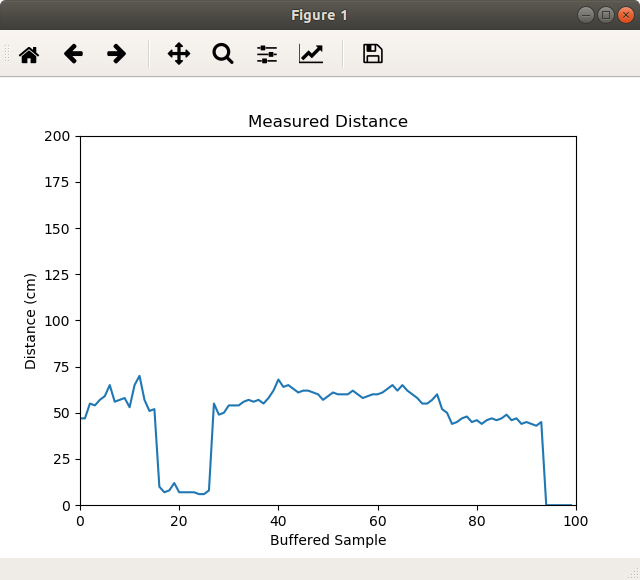

Write the Python code that produced this figure.
"""


********************************************************************
The basis of this code is derived from:

Display analog data from Arduino using Python (matplotlib)
Author: Mahesh Venkitachalam
Website: electronut.in
"""

import serial
from collections import deque
import matplotlib.pyplot as plt
import matplotlib.animation as animation

def update(frameNum, plot, ser, buffer, maxLen):
  try:
    line = ser.readline().decode('UTF-8')
    data = [int(val) for val in line.split()]
    if len(buffer) < maxLen:
      buffer.append(data[0])
    else:
      buffer.pop()
      buffer.appendleft(data[0])
    plot.set_data(range(maxLen), buffer)
    print(data[0])
  except KeyboardInterrupt:
    print('Exiting')
  except serial.SerialException:
    print("Error reading from serial port")
    ser.flush()
    ser.close()    
  except ValueError:
    print("Value error, dropping packet.")
  return plot,

strPort = '/dev/ttyACM1'  # The serial port to listen for data on
extens=((0,100),(0,200))  # (x_lo, x_hi),(y_lo, y_hi)

ser = serial.Serial(strPort, 9600)
buf = deque([0.0]*extens[0][1])

fig = plt.figure()
ax = plt.axes(xlim=extens[0], ylim=extens[1])
ax.set_title("Measured Distance")
ax.set_xlabel("Buffered Sample")
ax.set_ylabel("Distance (cm)")
a0, = ax.plot([], [])
anim = animation.FuncAnimation(fig,
                               update,
                               fargs=(a0, ser, buf, extens[0][1]),
                               interval=50)

plt.show()

ser.flush()
ser.close()    

print('Exiting')
